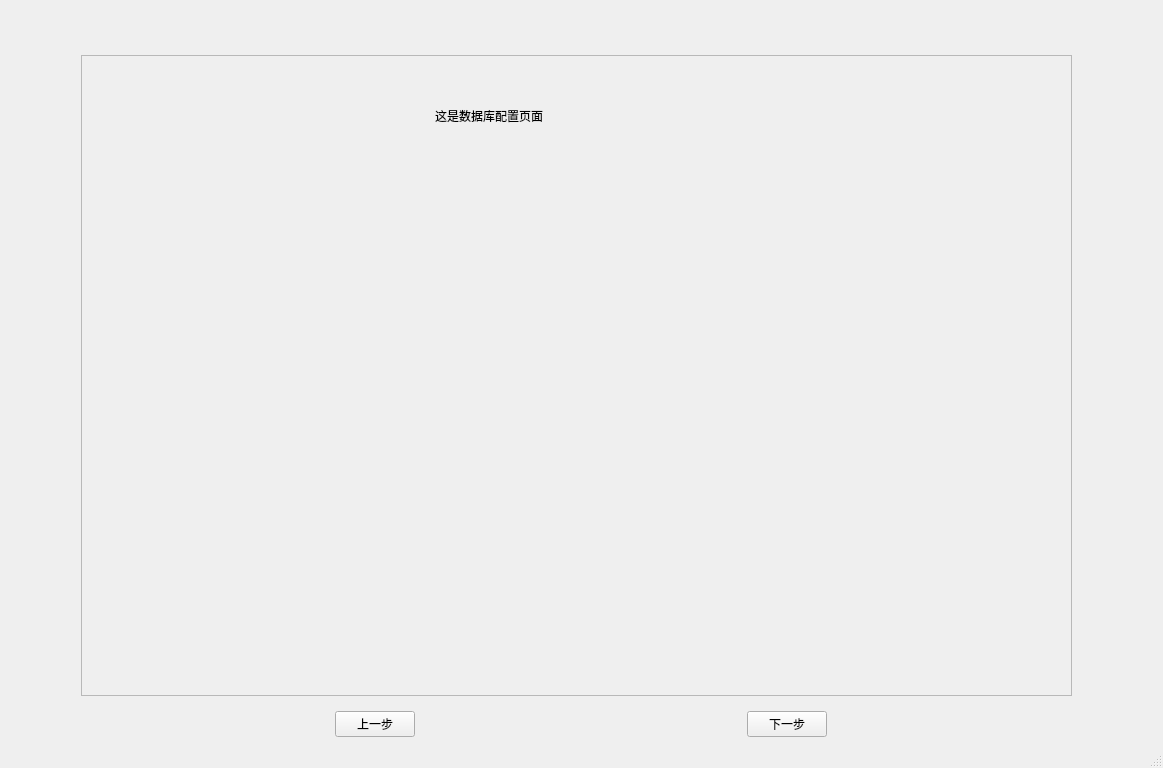
<?xml version="1.0" encoding="UTF-8"?>
<ui version="4.0">
 <class>MainWindow</class>
 <widget class="QMainWindow" name="MainWindow">
  <property name="geometry">
   <rect>
    <x>0</x>
    <y>0</y>
    <width>1163</width>
    <height>768</height>
   </rect>
  </property>
  <property name="windowTitle">
   <string>代码生成器</string>
  </property>
  <widget class="QWidget" name="centralwidget">
   <layout class="QVBoxLayout" name="verticalLayout_3">
    <item>
     <layout class="QVBoxLayout" name="verticalLayout">
      <item>
       <widget class="QStackedWidget" name="stackedWidget_2">
        <widget class="QWidget" name="page_13"/>
        <widget class="QWidget" name="page_14"/>
       </widget>
      </item>
     </layout>
    </item>
    <item>
     <layout class="QHBoxLayout" name="horizontalLayout_2">
      <item>
       <widget class="QStackedWidget" name="stackedWidget">
        <property name="sizePolicy">
         <sizepolicy hsizetype="Fixed" vsizetype="Fixed">
          <horstretch>0</horstretch>
          <verstretch>0</verstretch>
         </sizepolicy>
        </property>
        <property name="minimumSize">
         <size>
          <width>1000</width>
          <height>650</height>
         </size>
        </property>
        <widget class="QWidget" name="page_1">
         <widget class="QScrollArea" name="scrollArea_1">
          <property name="geometry">
           <rect>
            <x>0</x>
            <y>0</y>
            <width>991</width>
            <height>641</height>
           </rect>
          </property>
          <property name="widgetResizable">
           <bool>true</bool>
          </property>
          <widget class="QWidget" name="scrollAreaWidgetContents_1">
           <property name="geometry">
            <rect>
             <x>0</x>
             <y>0</y>
             <width>989</width>
             <height>639</height>
            </rect>
           </property>
           <widget class="QLabel" name="label">
            <property name="geometry">
             <rect>
              <x>353</x>
              <y>50</y>
              <width>171</width>
              <height>20</height>
             </rect>
            </property>
            <property name="text">
             <string>这是数据库配置页面</string>
            </property>
           </widget>
          </widget>
         </widget>
        </widget>
        <widget class="QWidget" name="page_4">
         <widget class="QScrollArea" name="scrollArea_4">
          <property name="geometry">
           <rect>
            <x>0</x>
            <y>0</y>
            <width>991</width>
            <height>641</height>
           </rect>
          </property>
          <property name="widgetResizable">
           <bool>true</bool>
          </property>
          <widget class="QWidget" name="scrollAreaWidgetContents">
           <property name="geometry">
            <rect>
             <x>0</x>
             <y>0</y>
             <width>989</width>
             <height>639</height>
            </rect>
           </property>
           <widget class="QLabel" name="label_4">
            <property name="geometry">
             <rect>
              <x>450</x>
              <y>80</y>
              <width>171</width>
              <height>20</height>
             </rect>
            </property>
            <property name="text">
             <string>这是配置确认配置页面</string>
            </property>
           </widget>
          </widget>
         </widget>
        </widget>
        <widget class="QWidget" name="page_5">
         <widget class="QScrollArea" name="scrollArea_5">
          <property name="geometry">
           <rect>
            <x>0</x>
            <y>0</y>
            <width>991</width>
            <height>641</height>
           </rect>
          </property>
          <property name="widgetResizable">
           <bool>true</bool>
          </property>
          <widget class="QWidget" name="scrollAreaWidgetContents_9">
           <property name="geometry">
            <rect>
             <x>0</x>
             <y>0</y>
             <width>989</width>
             <height>639</height>
            </rect>
           </property>
           <widget class="QLabel" name="label_5">
            <property name="geometry">
             <rect>
              <x>380</x>
              <y>160</y>
              <width>171</width>
              <height>20</height>
             </rect>
            </property>
            <property name="text">
             <string>这是代码生成页面</string>
            </property>
           </widget>
          </widget>
         </widget>
        </widget>
        <widget class="QWidget" name="page_3">
         <widget class="QScrollArea" name="scrollArea_3">
          <property name="geometry">
           <rect>
            <x>0</x>
            <y>0</y>
            <width>991</width>
            <height>641</height>
           </rect>
          </property>
          <property name="widgetResizable">
           <bool>true</bool>
          </property>
          <widget class="QWidget" name="scrollAreaWidgetContents_3">
           <property name="geometry">
            <rect>
             <x>0</x>
             <y>0</y>
             <width>989</width>
             <height>639</height>
            </rect>
           </property>
           <widget class="QLabel" name="label_3">
            <property name="geometry">
             <rect>
              <x>350</x>
              <y>70</y>
              <width>171</width>
              <height>20</height>
             </rect>
            </property>
            <property name="text">
             <string/>
            </property>
           </widget>
           <widget class="QStackedWidget" name="stackedWidget_3">
            <property name="geometry">
             <rect>
              <x>280</x>
              <y>0</y>
              <width>711</width>
              <height>641</height>
             </rect>
            </property>
            <widget class="QWidget" name="page">
             <widget class="QWidget" name="verticalLayoutWidget_2">
              <property name="geometry">
               <rect>
                <x>30</x>
                <y>10</y>
                <width>411</width>
                <height>131</height>
               </rect>
              </property>
              <layout class="QVBoxLayout" name="verticalLayout_4">
               <item>
                <widget class="QLabel" name="label_6">
                 <property name="font">
                  <font>
                   <pointsize>12</pointsize>
                   <bold>true</bold>
                  </font>
                 </property>
                 <property name="text">
                  <string>视图准备</string>
                 </property>
                </widget>
               </item>
               <item>
                <widget class="QLabel" name="label_7">
                 <property name="text">
                  <string>请选择用于生成代码的视图，并为每张表进行相应配置。</string>
                 </property>
                </widget>
               </item>
              </layout>
             </widget>
            </widget>
            <widget class="QWidget" name="page_6">
             <widget class="QWidget" name="verticalLayoutWidget_3">
              <property name="geometry">
               <rect>
                <x>0</x>
                <y>0</y>
                <width>711</width>
                <height>641</height>
               </rect>
              </property>
              <layout class="QVBoxLayout" name="verticalLayout_5">
               <item>
                <widget class="QScrollArea" name="scrollArea_6">
                 <property name="widgetResizable">
                  <bool>true</bool>
                 </property>
                 <widget class="QWidget" name="scrollAreaWidgetContents_4">
                  <property name="geometry">
                   <rect>
                    <x>0</x>
                    <y>0</y>
                    <width>98</width>
                    <height>28</height>
                   </rect>
                  </property>
                  <widget class="QLabel" name="label_view">
                   <property name="geometry">
                    <rect>
                     <x>30</x>
                     <y>30</y>
                     <width>201</width>
                     <height>16</height>
                    </rect>
                   </property>
                   <property name="font">
                    <font>
                     <pointsize>12</pointsize>
                     <bold>true</bold>
                    </font>
                   </property>
                   <property name="text">
                    <string>TextLabel</string>
                   </property>
                  </widget>
                  <widget class="QLabel" name="label_9">
                   <property name="geometry">
                    <rect>
                     <x>30</x>
                     <y>90</y>
                     <width>121</width>
                     <height>16</height>
                    </rect>
                   </property>
                   <property name="text">
                    <string>接口查询字段选择</string>
                   </property>
                  </widget>
                  <widget class="QTableWidget" name="tableWidget">
                   <property name="geometry">
                    <rect>
                     <x>30</x>
                     <y>130</y>
                     <width>651</width>
                     <height>271</height>
                    </rect>
                   </property>
                  </widget>
                 </widget>
                </widget>
               </item>
              </layout>
             </widget>
            </widget>
           </widget>
           <widget class="QWidget" name="verticalLayoutWidget">
            <property name="geometry">
             <rect>
              <x>0</x>
              <y>0</y>
              <width>281</width>
              <height>641</height>
             </rect>
            </property>
            <layout class="QVBoxLayout" name="verticalLayout_left_2">
             <item>
              <widget class="QScrollArea" name="scrollArea_left_2">
               <property name="widgetResizable">
                <bool>true</bool>
               </property>
               <widget class="QWidget" name="scrollAreaWidgetContents_left_2">
                <property name="geometry">
                 <rect>
                  <x>0</x>
                  <y>0</y>
                  <width>277</width>
                  <height>637</height>
                 </rect>
                </property>
                <widget class="QWidget" name="horizontalLayoutWidget">
                 <property name="geometry">
                  <rect>
                   <x>0</x>
                   <y>0</y>
                   <width>281</width>
                   <height>41</height>
                  </rect>
                 </property>
                 <layout class="QHBoxLayout" name="horizontalLayout_all_2" stretch="1,16">
                  <property name="spacing">
                   <number>0</number>
                  </property>
                  <item>
                   <widget class="QCheckBox" name="checkBox_all_2">
                    <property name="text">
                     <string/>
                    </property>
                   </widget>
                  </item>
                  <item>
                   <widget class="QPushButton" name="pushButton_all_2">
                    <property name="styleSheet">
                     <string notr="true">QPushButton{
	
}</string>
                    </property>
                    <property name="text">
                     <string>PushButton</string>
                    </property>
                    <property name="flat">
                     <bool>true</bool>
                    </property>
                   </widget>
                  </item>
                 </layout>
                </widget>
               </widget>
              </widget>
             </item>
            </layout>
           </widget>
          </widget>
         </widget>
        </widget>
        <widget class="QWidget" name="page_2">
         <widget class="QScrollArea" name="scrollArea_2">
          <property name="geometry">
           <rect>
            <x>0</x>
            <y>0</y>
            <width>991</width>
            <height>641</height>
           </rect>
          </property>
          <property name="widgetResizable">
           <bool>true</bool>
          </property>
          <widget class="QWidget" name="scrollAreaWidgetContents_2">
           <property name="geometry">
            <rect>
             <x>0</x>
             <y>0</y>
             <width>989</width>
             <height>639</height>
            </rect>
           </property>
           <widget class="QLabel" name="label_2">
            <property name="geometry">
             <rect>
              <x>390</x>
              <y>70</y>
              <width>171</width>
              <height>20</height>
             </rect>
            </property>
            <property name="text">
             <string>这是数据库表配置页面</string>
            </property>
           </widget>
          </widget>
         </widget>
        </widget>
       </widget>
      </item>
     </layout>
    </item>
    <item>
     <layout class="QHBoxLayout" name="horizontalLayout">
      <item>
       <widget class="QPushButton" name="pushButton_last">
        <property name="sizePolicy">
         <sizepolicy hsizetype="Fixed" vsizetype="Fixed">
          <horstretch>0</horstretch>
          <verstretch>0</verstretch>
         </sizepolicy>
        </property>
        <property name="text">
         <string>上一步</string>
        </property>
       </widget>
      </item>
      <item>
       <widget class="QPushButton" name="pushButton_next">
        <property name="sizePolicy">
         <sizepolicy hsizetype="Fixed" vsizetype="Fixed">
          <horstretch>0</horstretch>
          <verstretch>0</verstretch>
         </sizepolicy>
        </property>
        <property name="text">
         <string>下一步</string>
        </property>
       </widget>
      </item>
     </layout>
    </item>
   </layout>
  </widget>
  <widget class="QMenuBar" name="menubar">
   <property name="geometry">
    <rect>
     <x>0</x>
     <y>0</y>
     <width>1163</width>
     <height>22</height>
    </rect>
   </property>
  </widget>
  <widget class="QStatusBar" name="statusbar"/>
 </widget>
 <resources/>
 <connections/>
</ui>
